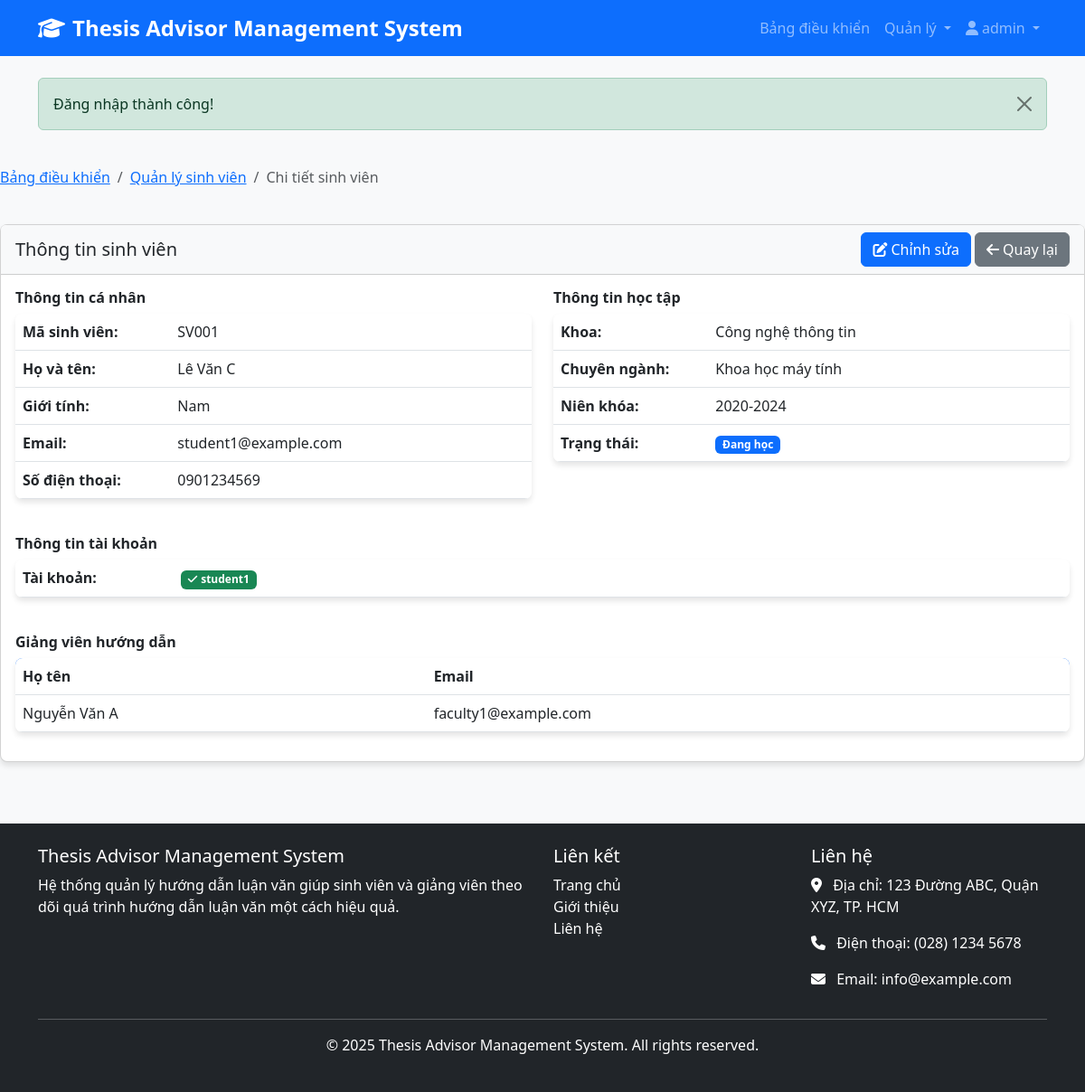
/admin/view-student.php?id=1 (signed in), run on the app's committed database.
### tables this page shows
CREATE TABLE SinhVien (
    SinhVienID INT AUTO_INCREMENT PRIMARY KEY,
    UserID INT,
    MaSV VARCHAR(20) NOT NULL UNIQUE,
    HoTen VARCHAR(100) NOT NULL,
    NgaySinh DATE,
    GioiTinh ENUM('Nam', 'Nữ', 'Khác'),
    Email VARCHAR(100) NOT NULL,
    SoDienThoai VARCHAR(15),
    DiaChi TEXT,
    Khoa VARCHAR(100),
    ChuyenNganh VARCHAR(100),
    NienKhoa VARCHAR(20),
    TrangThai ENUM('Đang học', 'Đã tốt nghiệp', 'Đã nghỉ học') DEFAULT 'Đang học',
    FOREIGN KEY (UserID) REFERENCES Users(UserID) ON DELETE SET NULL
);

CREATE TABLE Users (
    UserID INT AUTO_INCREMENT PRIMARY KEY,
    Username VARCHAR(50) NOT NULL UNIQUE,
    Password VARCHAR(255) NOT NULL,
    Email VARCHAR(100) NOT NULL UNIQUE,
    Role ENUM('student', 'faculty', 'admin') NOT NULL,
    CreatedAt TIMESTAMP DEFAULT CURRENT_TIMESTAMP,
    UpdatedAt TIMESTAMP DEFAULT CURRENT_TIMESTAMP ON UPDATE CURRENT_TIMESTAMP
);

CREATE TABLE GiangVien (
    GiangVienID INT AUTO_INCREMENT PRIMARY KEY,
    UserID INT,
    MaGV VARCHAR(20) NOT NULL UNIQUE,
    HoTen VARCHAR(100) NOT NULL,
    HocVi VARCHAR(50),
    ChucVu VARCHAR(100),
    Email VARCHAR(100) NOT NULL,
    SoDienThoai VARCHAR(15),
    Khoa VARCHAR(100),
    ChuyenNganh VARCHAR(100),
    SoLuongSinhVienToiDa INT DEFAULT 10,
    FOREIGN KEY (UserID) REFERENCES Users(UserID) ON DELETE SET NULL
);

### admin/view-student.php (the view, shortened to what this page needs)
<?php
require_once '../includes/functions.php';
$studentId = $_GET['id'];
try {
    $conn = getDBConnection();
    $stmt = $conn->prepare("
        SELECT sv.*, u.Username, u.Email as UserEmail,
        (SELECT COUNT(*) FROM SinhVienGiangVienHuongDan WHERE SinhVienID = sv.SinhVienID) as AssignmentCount
        FROM SinhVien sv
        LEFT JOIN Users u ON sv.UserID = u.UserID
        WHERE sv.SinhVienID = :id
    ");
    $stmt->bindParam(':id', $studentId);
    $stmt->execute();
    $student = $stmt->fetch(PDO::FETCH_ASSOC);
    $stmt = $conn->prepare("
        SELECT gv.HoTen as TenGiangVien, gv.Email as EmailGiangVien
        FROM SinhVienGiangVienHuongDan svgv
        JOIN GiangVien gv ON svgv.GiangVienID = gv.GiangVienID
        WHERE svgv.SinhVienID = :id
    ");
    $stmt->bindParam(':id', $studentId);
    $stmt->execute();
    $advisors = $stmt->fetchAll(PDO::FETCH_ASSOC);
} catch (PDOException $e) {
    setFlashMessage('Lỗi: ' . $e->getMessage(), 'danger');
    redirect('students.php');
}
include '../includes/header.php';
?>
<div class="row mb-4">
    <div class="col-md-12">
        <nav aria-label="breadcrumb">
            <ol class="breadcrumb">
                <li class="breadcrumb-item"><a href="../dashboard.php">Bảng điều khiển</a></li>
                <li class="breadcrumb-item"><a href="students.php">Quản lý sinh viên</a></li>
                <li class="breadcrumb-item active" aria-current="page">Chi tiết sinh viên</li>
            </ol>
        </nav>
    </div>
</div>
<div class="row">
    <div class="col-md-12">
        <div class="card">
            <div class="card-header d-flex justify-content-between align-items-center">
                <h5 class="card-title mb-0">Thông tin sinh viên</h5>
                <div>
                    <a href="edit-student.php?id=<?php echo $studentId; ?>" class="btn btn-primary">
                        <i class="fas fa-edit me-1"></i>Chỉnh sửa
                    </a>
                    <a href="students.php" class="btn btn-secondary">
                        <i class="fas fa-arrow-left me-1"></i>Quay lại
                    </a>
                </div>
            </div>
            <div class="card-body">
                <div class="row">
                    <div class="col-md-6">
                        <h6 class="fw-bold">Thông tin cá nhân</h6>
                        <table class="table">
                            <tr>
                                <th width="30%">Mã sinh viên:</th>
                                <td><?php echo htmlspecialchars($student['MaSV']); ?></td>
                            </tr>
                            <tr>
                                <th>Họ và tên:</th>
                                <td><?php echo htmlspecialchars($student['HoTen']); ?></td>
                            </tr>
                            <tr>
                                <th>Giới tính:</th>
                                <td><?php echo htmlspecialchars($student['GioiTinh']); ?></td>
                            </tr>
                            <tr>
                                <th>Email:</th>
                                <td><?php echo htmlspecialchars($student['Email']); ?></td>
                            </tr>
                            <tr>
                                <th>Số điện thoại:</th>
                                <td><?php echo htmlspecialchars($student['SoDienThoai']); ?></td>
                            </tr>
                        </table>
                    </div>
                    <div class="col-md-6">
                        <h6 class="fw-bold">Thông tin học tập</h6>
                        <table class="table">
                            <tr>
                                <th width="30%">Khoa:</th>
                                <td><?php echo htmlspecialchars($student['Khoa']); ?></td>
                            </tr>
                            <tr>
                                <th>Chuyên ngành:</th>
                                <td><?php echo htmlspecialchars($student['ChuyenNganh']); ?></td>
                            </tr>
                            <tr>
                                <th>Niên khóa:</th>
                                <td><?php echo htmlspecialchars($student['NienKhoa']); ?></td>
                            </tr>
                            <tr>
                                <th>Trạng thái:</th>
                                <td>
                                    <?php if ($student['TrangThai'] == 'Đang học'): ?>
                                        <span class="badge bg-primary"><?php echo $student['TrangThai']; ?></span>
                                    <?php elseif ($student['TrangThai'] == 'Đã tốt nghiệp'): ?>
                                        <span class="badge bg-success"><?php echo $student['TrangThai']; ?></span>
                                    <?php else: ?>
                                        <span class="badge bg-danger"><?php echo $student['TrangThai']; ?></span>
                                    <?php endif; ?>
                                </td>
                            </tr>
                        </table>
                    </div>
                </div>
                <div class="row mt-4">
                    <div class="col-md-12">
                        <h6 class="fw-bold">Thông tin tài khoản</h6>
                        <table class="table">
                            <tr>
                                <th width="15%">Tài khoản:</th>
                                <td>
                                    <?php if ($student['UserID']): ?>
                                        <span class="badge bg-success">
                                            <i class="fas fa-check me-1"></i><?php echo htmlspecialchars($student['Username']); ?>
                                        </span>
                                    <?php endif; ?>
                                </td>
                            </tr>
                        </table>
                    </div>
                </div>
                <?php if (!empty($advisors)): ?>
                <div class="row mt-4">
                    <div class="col-md-12">
                        <h6 class="fw-bold">Giảng viên hướng dẫn</h6>
                        <table class="table">
                            <thead>
                                <tr>
                                    <th>Họ tên</th>
                                    <th>Email</th>
                                </tr>
                            </thead>
                            <tbody>
                                <?php foreach ($advisors as $advisor): ?>
                                <tr>
                                    <td><?php echo htmlspecialchars($advisor['TenGiangVien']); ?></td>
                                    <td><?php echo htmlspecialchars($advisor['EmailGiangVien']); ?></td>
                                </tr>
                                <?php endforeach; ?>
                            </tbody>
                        </table>
                    </div>
                </div>
                <?php endif; ?>
            </div>
        </div>
    </div>
</div>
<?php include '../includes/footer.php'; ?>

### assets/css/style.css (style rules this page uses)
body { font-family: 'Segoe UI', Tahoma, Geneva, Verdana, sans-serif; background-color: #f8f9fa; color: #333; }
.card { border-radius: 8px; box-shadow: 0 4px 6px rgba(0, 0, 0, 0.1); margin-bottom: 20px; transition: transform 0.3s ease; }
.card-header { font-weight: bold; background-color: #f8f9fa; }
.btn-primary { background-color: #0d6efd; border-color: #0d6efd; }
.table { background-color: #fff; border-radius: 8px; overflow: hidden; box-shadow: 0 4px 6px rgba(0, 0, 0, 0.1); }
.table thead { background-color: #0d6efd; color: #fff; }

### data on the page
sinhvien: MaSV "SV001", HoTen "Lê Văn C", GioiTinh "Nam", Email "student1@example.com", SoDienThoai "0901234569", Khoa "Công nghệ thông tin", ChuyenNganh "Khoa học máy tính", NienKhoa "2020-2024", TrangThai "Đang học", UserID.Username "student1"
giangvien: HoTen "Nguyễn Văn A", Email "faculty1@example.com"

### other printed values
APP_NAME "Thesis Advisor Management System"
$_SESSION['username'] "admin"
$message "Đăng nhập thành công!"
